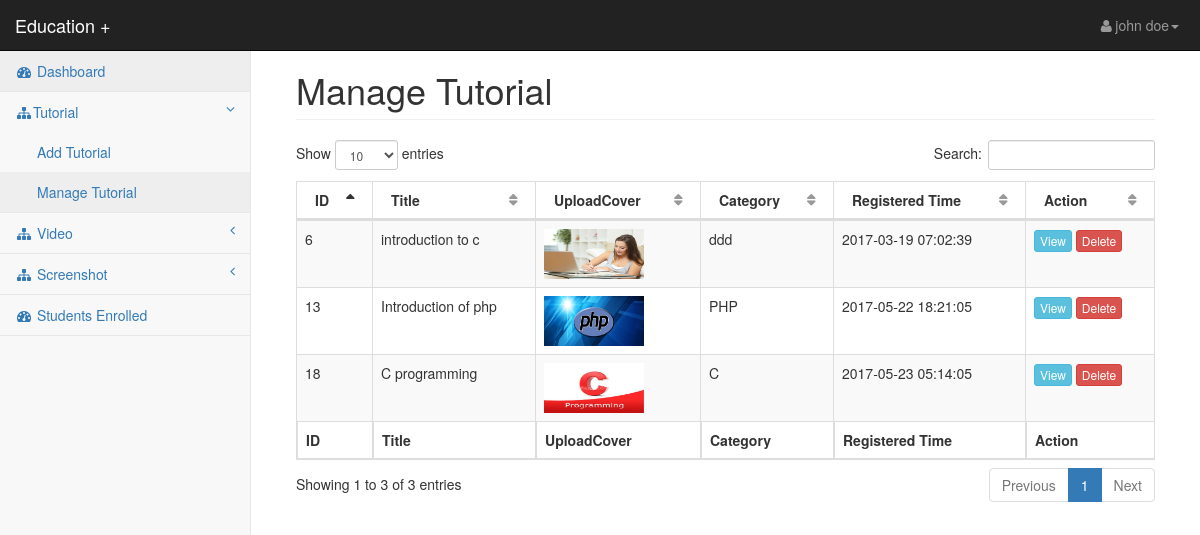
Page /StudyPlus/expert/manage_tutorial.php (signed in) on the committed database.
### tables this page shows
CREATE TABLE `tutorial` (
  `tutorial_id` int(100) NOT NULL,
  `tutorial_title` varchar(20) NOT NULL,
  `tutorial_uploadcover` varchar(50) NOT NULL,
  `tutorial_uploadtutorial` varchar(50) NOT NULL,
  `tutorial_category` varchar(50) NOT NULL,
  `tutorial_uploaded_by` varchar(100) NOT NULL,
  `time` timestamp NOT NULL DEFAULT CURRENT_TIMESTAMP ON UPDATE CURRENT_TIMESTAMP
);

### StudyPlus/expert/manage_tutorial.php (the view, shortened to what this page needs)
<?php require "header_files.php"; ?>
<body>
<div id="wrapper">
    <?php require "menu.php"; ?>
    <div id="page-wrapper">
        <div class="container-fluid">
            <div class="row">
                <div class="col-lg-12">
                    <h1 class="page-header">Manage Tutorial</h1>
                </div>
            </div>
			<table id="managetutorial" class="table table-bordered table-striped">
				<thead>
					<tr>
						<th>ID</th>
						<th>Title</th>
						<th>UploadCover</th>
						<th>Category</th>
						<th>Registered Time</th>
						<th>Action</th>
					</tr>
				</thead>
				<tfoot>
					<tr>
						<th>ID</th>
						<th>Title</th>
						<th>UploadCover</th>
                        <th>Category</th>
						<th>Registered Time</th>
						<th>Action</th>
					</tr>
				</tfoot>
				<tbody>
					<?php
					$id=$_SESSION['e_id'];
					$q="select * from tutorial where tutorial_uploaded_by='$id'";
					$chk=$conn->query($q);
					while($r=$chk->fetch_assoc())
					{
					?>
					<tr>
						<td><?php echo $r['tutorial_id']; ?></td>
						<td><?php echo $r['tutorial_title']; ?></td>
						<td><img src="../admin/upload_cover/<?php echo $r['tutorial_uploadcover']; ?>" height='50px' width='100px'></td>
						<td><?php echo $r['tutorial_category']; ?></td>
						<td><?php echo $r['time']; ?></td>
						<td>
							 <a href="view_tutorial.php?z=<?php echo $r['tutorial_id'];?>"class="btn btn-xs btn-info">View</a>
							<a href="delete_tutorial.php?z=<?php echo $r['tutorial_id'];?>" class="btn btn-xs btn-danger">Delete</a>
						</td>
					</tr>
					<?php
					}
					?>
				</tbody>
			</table>
        </div>
    </div>
</div>
</body>
</html>

### StudyPlus/expert/header_files.php (shortened to what this page needs)
<!DOCTYPE html>
<html lang="en">
<head>
    <link href="css/bootstrap.min.css" rel="stylesheet">
    <link href="css/metisMenu.min.css" rel="stylesheet">
    <link href="css/timeline.css" rel="stylesheet">
    <link href="css/startmin.css" rel="stylesheet">
    <link href="css/morris.css" rel="stylesheet">
    <link href="css/font-awesome.min.css" rel="stylesheet" type="text/css">
<link rel="stylesheet" type="text/css" href="css/dataTables/dataTables.bootstrap.css">
</head>

### StudyPlus/expert/menu.php (shortened to what this page needs)
<nav class="navbar navbar-inverse navbar-fixed-top" role="navigation">
        <div class="navbar-header">
            <a class="navbar-brand" href="#">Education +</a>
        </div>
        <ul class="nav navbar-right navbar-top-links">
            <li class="dropdown">
                <a class="dropdown-toggle" data-toggle="dropdown" href="#">
                    <i class="fa fa-user fa-fw"></i><?php echo $_SESSION['e_name']; ?><b class="caret"></b>
                </a>
            </li>
        </ul>
        <div class="navbar-default sidebar" role="navigation">
            <div class="sidebar-nav navbar-collapse">
                <ul class="nav" id="side-menu">
                    <li>
                        <a href="main.php" class="active"><i class="fa fa-dashboard fa-fw"></i> Dashboard</a>
                    </li>
                    <li>
                        <a href="#"><i class="fa fa-sitemap fa-fw"></i>Tutorial<span class="fa arrow"></span></a>
                        <ul class="nav nav-second-level">
                            <li>
                                <a href="add_tutorial.php">Add Tutorial</a>
                            </li>
                            <li>
                                <a href="manage_tutorial.php">Manage Tutorial</a>
                            </li>
                        </ul>
                    </li>
					<li>
                        <a href="#"><i class="fa fa-sitemap fa-fw"></i> Video<span class="fa arrow"></span></a>
                    </li>
					 <li>
                        <a href="#"><i class="fa fa-sitemap fa-fw"></i> Screenshot<span class="fa arrow"></span></a>
                    </li>
					<li>
                        <a href="students_enrolled.php"><i class="fa fa-dashboard fa-fw"></i> Students Enrolled</a>
                    </li>
                </ul>
            </div>
        </div>
    </nav>

### StudyPlus/expert/css/startmin.css (style rules this page uses)
body { background-color: #f8f8f8; }
#wrapper { width: 100%; }
#page-wrapper { padding: 30px 15px 0 15px; min-height: 568px; background-color: #fff; }
@media (min-width:768px) { #page-wrapper { position: inherit; margin-left: 250px; padding: 30px 30px 0 30px; border-left: 1px solid #e7e7e7; } }
.navbar-header { float: left; }
.navbar-right { text-align: right; }
.navbar-top-links { margin: 0; }
.navbar-top-links li { display: inline-block; }
.navbar-top-links li:last-child { margin-right: 6px; }
.navbar-top-links li a { padding: 15px; min-height: 50px; }
.navbar-top-links>li>a { color: #999; }
.sidebar .sidebar-nav.navbar-collapse { padding-right: 0; padding-left: 0; }
.sidebar ul li { border-bottom: 1px solid #e7e7e7; }
.sidebar ul li a.active { background-color: #eee; }
.sidebar .arrow { float: right; }
.sidebar .fa.arrow:before { content: "\f104"; }
.sidebar .active>a>.fa.arrow:before { content: "\f107"; }
.sidebar .nav-second-level li, .sidebar .nav-third-level li { border-bottom: 0!important; }
.sidebar .nav-second-level li a { padding-left: 37px; }
@media (min-width:768px) { .sidebar { z-index: 1; position: absolute; width: 250px; margin-top: 51px; } }
table.dataTable thead .sorting, table.dataTable thead .sorting_asc, table.dataTable thead .sorting_desc, table.dataTable thead .sorting_asc_disabled, table.dataTable thead .sorting_desc_disabled { background: 0 0; }
table.dataTable thead .sorting_asc:after { content: "\f0de"; float: right; font-family: fontawesome; }
table.dataTable thead .sorting:after { content: "\f0dc"; float: right; font-family: fontawesome; color: rgba(50,50,50,.5); }

### rows in the picture
tutorial: tutorial_id "6", tutorial_title "introduction to c", tutorial_uploadcover (picture), tutorial_category "ddd", time "2017-03-19 07:02:39"
tutorial: tutorial_id "13", tutorial_title "Introduction of php", tutorial_uploadcover (picture), tutorial_category "PHP", time "2017-05-22 18:21:05"
tutorial: tutorial_id "18", tutorial_title "C programming", tutorial_uploadcover (picture), tutorial_category "C", time "2017-05-23 05:14:05"

### other values in the picture
$_SESSION['e_name'] "john doe"
